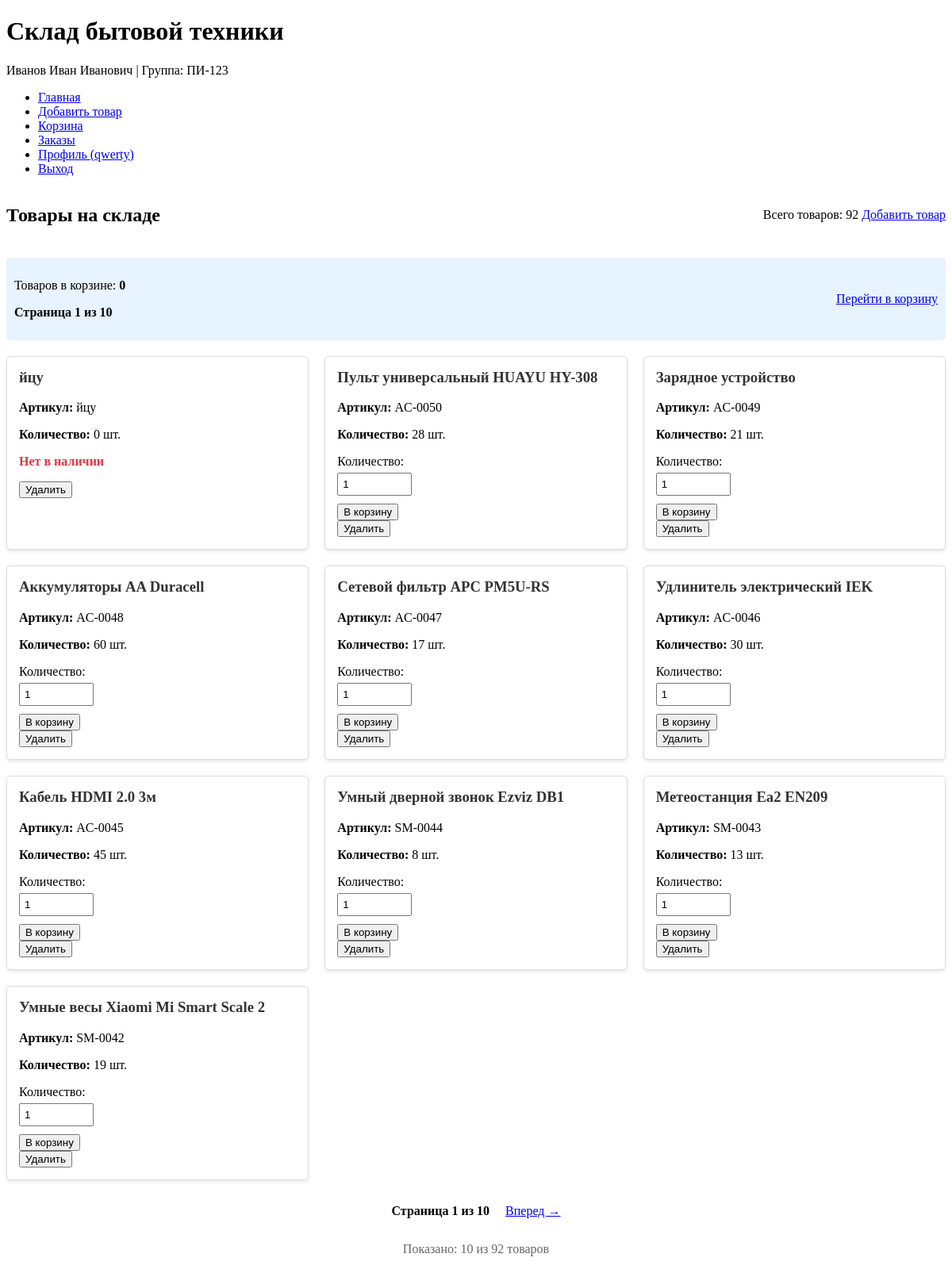
The page / (signed in) on the database as committed earlier.
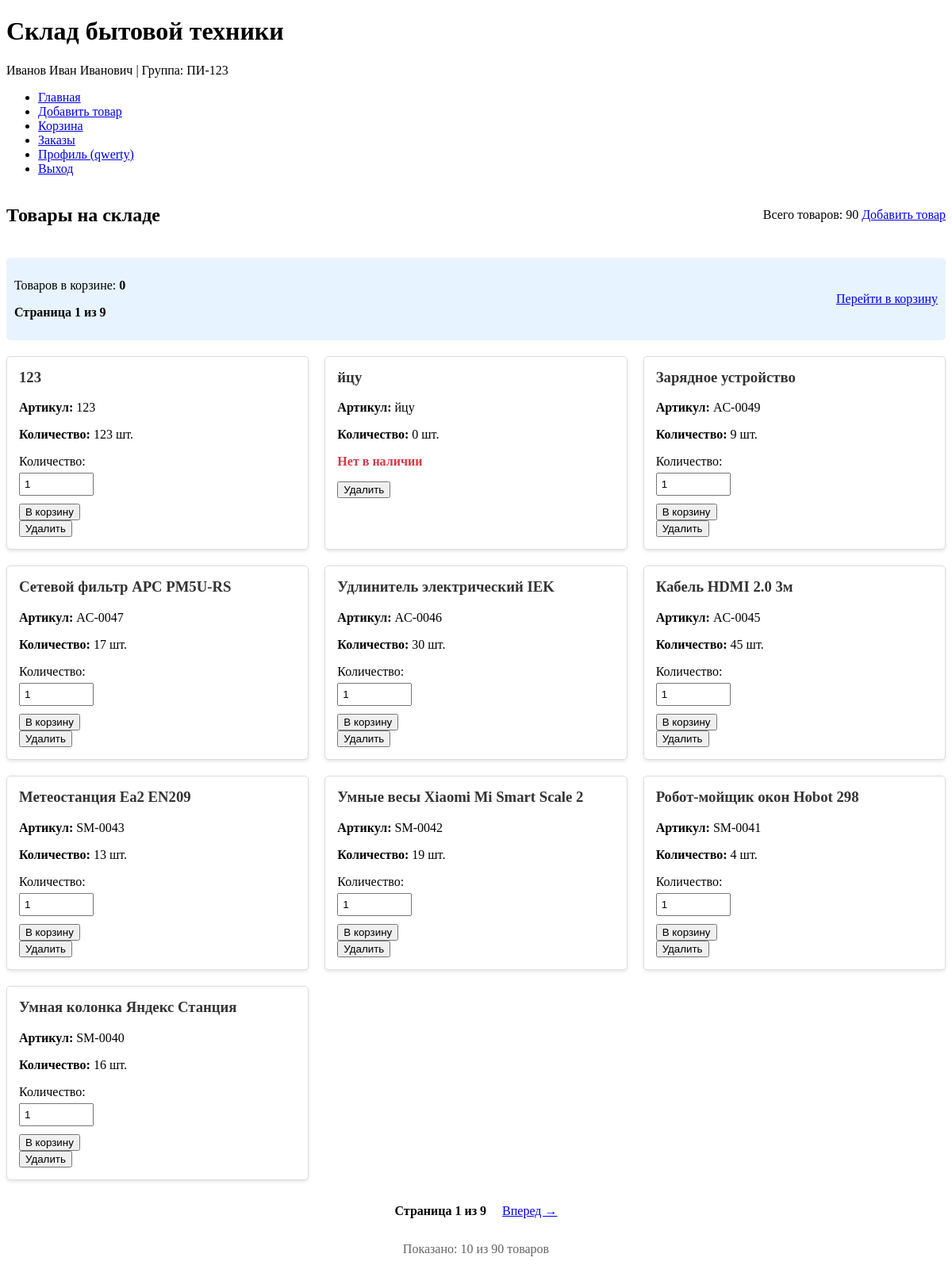
The same page on the database as committed later.
### models/models.py (models this page shows)
class Product(db.Model):
    id = db.Column(db.Integer, primary_key=True)
    article = db.Column(db.String(50), unique=True, nullable=False)
    name = db.Column(db.String(200), nullable=False)
    quantity = db.Column(db.Integer, nullable=False, default=0)
    orders = db.relationship('OrderItem', backref='product', lazy=True)

### app.py (the view)
@app.route('/')
@login_required
def index():
    page = request.args.get('page', 1, type=int)
    per_page = app.config['ITEMS_PER_PAGE']  # 50 товаров на странице
    pagination = Product.query.order_by(Product.id.desc()).paginate(
        page=page, per_page=per_page, error_out=False
    )
    products = pagination.items
    cart_count = sum(session.get('cart', {}).values()) if 'cart' in session else 0
    return render_template('index.html',
                         products=products,
                         pagination=pagination,
                         cart_count=cart_count)

### app.py (called while the page is built)
def login_required(f):
    @wraps(f)
    def decorated_function(*args, **kwargs):
        if 'user_id' not in session:
            return redirect(url_for('login', next=request.url))
        return f(*args, **kwargs)
    return decorated_function

@app.context_processor
def inject_user_info():
    student_info = {
        'fio': 'Иванов Иван Иванович',
        'group': 'ПИ-123'
    }
    user_info = {}
    if 'user_id' in session:
        user = User.query.get(session['user_id'])
        if user:
            user_info = {
                'username': user.username,
                'role': user.role
            }
    return dict(student_info=student_info, user_info=user_info)

### templates/index.html (shortened to what this page needs)
{% extends "base.html" %}
{% block content %}
<div class="page-header">
    <h2>Товары на складе</h2>
    <div class="header-actions">
        <span class="total-products">Всего товаров: {{ pagination.total }}</span>
        <a href="{{ url_for('add_product') }}" class="btn">Добавить товар</a>
    </div>
</div>
<div class="cart-info">
    <div>
        <p>Товаров в корзине: <strong>{{ cart_count }}</strong></p>
        <p class="page-info">Страница {{ pagination.page }} из {{ pagination.pages }}</p>
    </div>
    <a href="{{ url_for('view_cart') }}" class="btn btn-secondary">Перейти в корзину</a>
</div>
<div class="products-grid">
    {% for product in products %}
    <div class="product-card">
        <h3>{{ product.name }}</h3>
        <p><strong>Артикул:</strong> {{ product.article }}</p>
        <p><strong>Количество:</strong> {{ product.quantity }} шт.</p>
        {% if product.quantity > 0 %}
        <form method="POST" action="{{ url_for('add_to_cart') }}">
            <div class="quantity-control">
                <label for="quantity_{{ product.id }}">Количество:</label>
                <input type="number" name="quantity" id="quantity_{{ product.id }}"
                       value="1" min="1" max="{{ product.quantity }}" required>
            </div>
            <button type="submit" class="btn btn-primary">В корзину</button>
        </form>
        {% else %}
        <p class="out-of-stock">Нет в наличии</p>
        {% endif %}
        <form action="{{ url_for('delete_product', product_id=product.id) }}" method="POST" style="display: inline;">
            <button type="submit" class="btn btn-danger btn-sm"
                    onclick="return confirm('Вы уверены, что хотите удалить этот товар?')">
                Удалить
            </button>
        </form>
    </div>
    {% endfor %}
</div>
{% if pagination.pages > 1 %}
<div class="pagination">
    <span class="page-info">Страница {{ pagination.page }} из {{ pagination.pages }}</span>
    {% if pagination.has_next %}
    <a href="{{ url_for('index', page=pagination.next_num) }}" class="btn">Вперед →</a>
    {% endif %}
</div>
{% endif %}
<div class="pagination-info">
    <p>Показано: {{ products|length }} из {{ pagination.total }} товаров</p>
</div>
{% endblock %}

Rows that differ between the two databases and show on the page:
removed Product: name "Пульт универсальный HUAYU HY-308", article "AC-0050", quantity "28"
removed Product: name "Аккумуляторы AA Duracell", article "AC-0048", quantity "60"
removed Product: name "Умный дверной звонок Ezviz DB1", article "SM-0044", quantity "8"
added Product: name "123", article "123", quantity "123"
changed Product "Зарядное устройство": quantity "21" → "9"
now on this page (row unchanged): Product: name "Робот-мойщик окон Hobot 298", article "SM-0041", quantity "4"
now on this page (row unchanged): Product: name "Умная колонка Яндекс Станция", article "SM-0040", quantity "16"
Other text that changed with them:
{{ pagination.total }}: "92" → "90"
{{ pagination.pages }}: "10" → "9"
